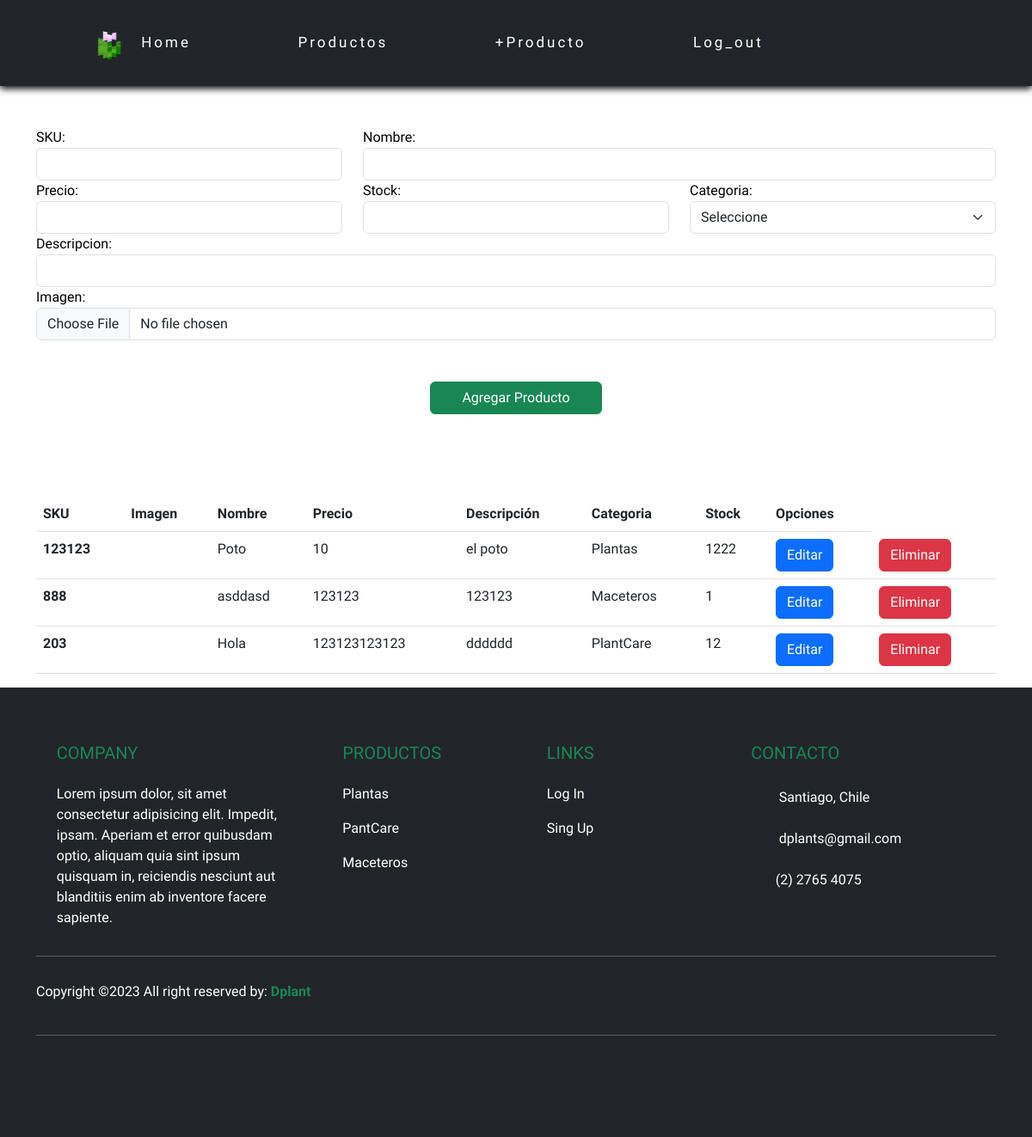
Before: /agregarProductoBDD.html/ (signed in) with the older database file.
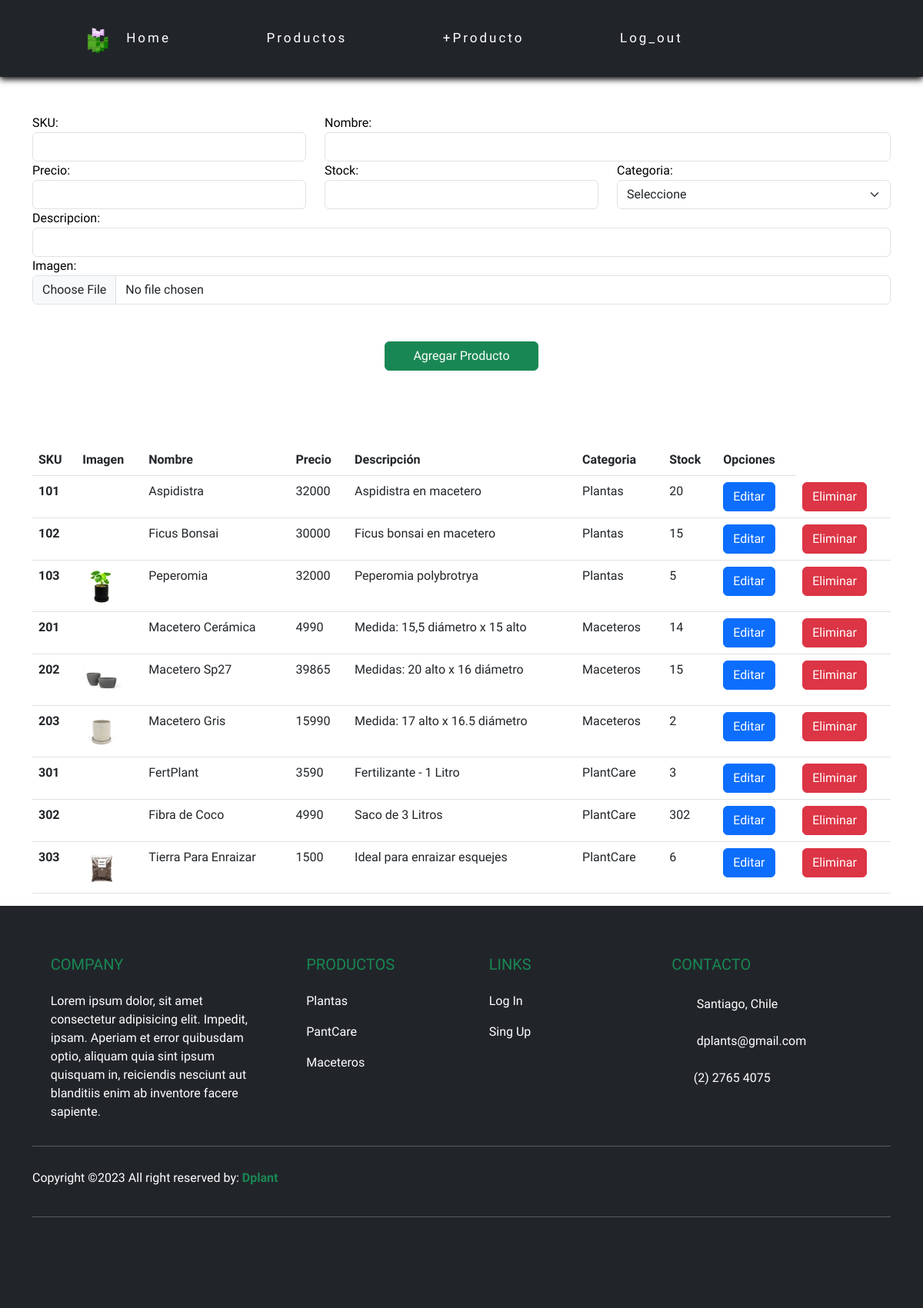
After: the same page with the newer database file.
### apps/Tienda/models.py (models this page shows, shortened)
class Producto(models.Model):
    sku = models.CharField(primary_key=True,max_length=15)
    nombre = models.CharField(max_length=50)
    precio = models.IntegerField()
    stock = models.IntegerField()
    fecha = models.DateField(auto_now_add=True)
    descripcion = models.CharField(max_length=120)
    imagenUrl = models.ImageField(upload_to="imgProducto")
    categoriaId = models.ForeignKey(Categoria, on_delete=models.CASCADE)

class Categoria(models.Model):
    id_categoria = models.IntegerField(primary_key=True)
    nombre_categoria = models.CharField(max_length=22)

### apps/Tienda/views.py (the view)
# urls.py: path('agregarProductoBDD.html/', cargarAgregarProductos , name='cargar_P_BDD'),
@login_required
def cargarAgregarProductos(request):
    categorias = Categoria.objects.all()
    productos = Producto.objects.all()
    return render(request,"agregarProductoBDD.html",{"cate":categorias,"prod":productos})

### apps/Tienda/templates/agregarProductoBDD.html (shortened to what this page needs)
{% extends './base.html' %}
{% load static %}
{% block body %}
    <div class="container mt-5">
        <form id="formularioAgregar" action="/agregarProductoF" method="POST" enctype="multipart/form-data">{% csrf_token %}
            <div class="row">
                <div class="col-md-4">
                    <label for="txtSku">SKU:</label>
                    <input name="txtSku" id="txtSku" type="text" class="form-control">
                </div>
                <div class="col-md-8">
                    <label for="txtnombre">Nombre:</label>
                    <input name="txtnombre" id="txtnombre" type="text" class="form-control">
                </div>
                <div class="col-md-4">
                    <label for="txtprecio">Precio:</label>
                    <input name="txtprecio" id="txtprecio" type="text" class="form-control">
                </div>
                <div class="col-md-4">
                    <label for="txtStock">Stock:</label>
                    <input name="txtStock" id="txtStock" type="text" class="form-control">
                </div>
                <div class="col-md-4">
                    <label for="cmbCategoria">Categoria:</label>
                    <select id="cmbCategoria" name="cmbCategoria" class="form-select" aria-label="Default select example">
                        <option disabled selected>Seleccione</option>
                    </select>
                </div>
                <div class="col-md-12">
                    <label for="txtDescripcion">Descripcion:</label>
                    <input name="txtDescripcion" id="txtDescripcion" type="text" class="form-control">
                </div>
                <div class="col-md-12">
                    <label for="txtImagen">Imagen:</label>
                    <input name="txtImagen" id="txtImagen" type="file" class="form-control">
                </div>
            </div>
            <div class="row d-flex justify-content-around">
                <button class="btn btn-success mt-5 mb-5" type="submit" style="width: 200px;">Agregar Producto</button>
            </div>
        </form>
    </div>
    <div class="container mt-5">
        <table class="table">
            <thead>
            <tr>
                <th scope="col">SKU</th>
                <th scope="col">Imagen</th>
                <th scope="col">Nombre</th>
                <th scope="col">Precio</th>
                <th scope="col">Descripción</th>
                <th scope="col">Categoria</th>
                <th scope="col">Stock</th>
                <th scope="col">Opciones</th>
            </tr>
            </thead>
            <tbody>
                {% for p in prod %}
            <tr>
                <th scope="row">{{p.sku}}</th>
                <td><img src="{{p.imagenUrl.url}}" alt="" height="50"></td>
                <td>
                    {{p.nombre}}
                </td>
                <td>
                    {{p.precio}}
                </td>
                <td>
                    {{p.descripcion}}
                </td>
                <td>
                    {{p.categoriaId.nombre_categoria}}
                </td>
                <td>
                    {{p.stock}}
                </td>
                <td><a href="/editarProducto/{{p.sku}}" class="btn btn-primary">Editar</a></td>
                <td><a href="/eliminarProducto/{{p.sku}}" class="btn btn-danger">Eliminar</a></td>
            </tr>
                {% endfor %}
            </tbody>
        </table>
    </div>
{% endblock %}

Changed rows visible on the page:
removed Producto: sku "123123", nombre "Poto", precio "10", descripcion "el poto", categoriaId.nombre_categoria "Plantas", stock "1222"
removed Producto: sku "888", nombre "asddasd", precio "123123", descripcion "123123", categoriaId.nombre_categoria "Maceteros", stock "1"
added Producto: sku "101", nombre "Aspidistra", precio "32000", descripcion "Aspidistra en macetero", categoriaId.nombre_categoria "Plantas", stock "20"
added Producto: sku "102", nombre "Ficus Bonsai", precio "30000", descripcion "Ficus bonsai en macetero", categoriaId.nombre_categoria "Plantas", stock "15"
added Producto: sku "103", imagenUrl (picture), nombre "Peperomia", precio "32000", descripcion "Peperomia polybrotrya", categoriaId.nombre_categoria "Plantas", stock "5"
added Producto: sku "201", nombre "Macetero Cerámica", precio "4990", descripcion "Medida: 15,5 diámetro x 15 alto", categoriaId.nombre_categoria "Maceteros", stock "14"
added Producto: sku "202", imagenUrl (picture), nombre "Macetero Sp27", precio "39865", descripcion "Medidas: 20 alto x 16 diámetro", categoriaId.nombre_categoria "Maceteros", stock "15"
changed Producto id 203: imagenUrl: picture added; nombre "Hola" → "Macetero Gris"; precio "123123123123" → "15990"; descripcion "dddddd" → "Medida: 17 alto x 16.5 diámetro"; categoriaId.nombre_categoria "PlantCare" → "Maceteros"; stock "12" → "2"
added Producto: sku "301", nombre "FertPlant", precio "3590", descripcion "Fertilizante - 1 Litro", categoriaId.nombre_categoria "PlantCare", stock "3"
added Producto: sku "302", nombre "Fibra de Coco", precio "4990", descripcion "Saco de 3 Litros", categoriaId.nombre_categoria "PlantCare", stock "302"
added Producto: sku "303", imagenUrl (picture), nombre "Tierra Para Enraizar", precio "1500", descripcion "Ideal para enraizar esquejes", categoriaId.nombre_categoria "PlantCare", stock "6"
